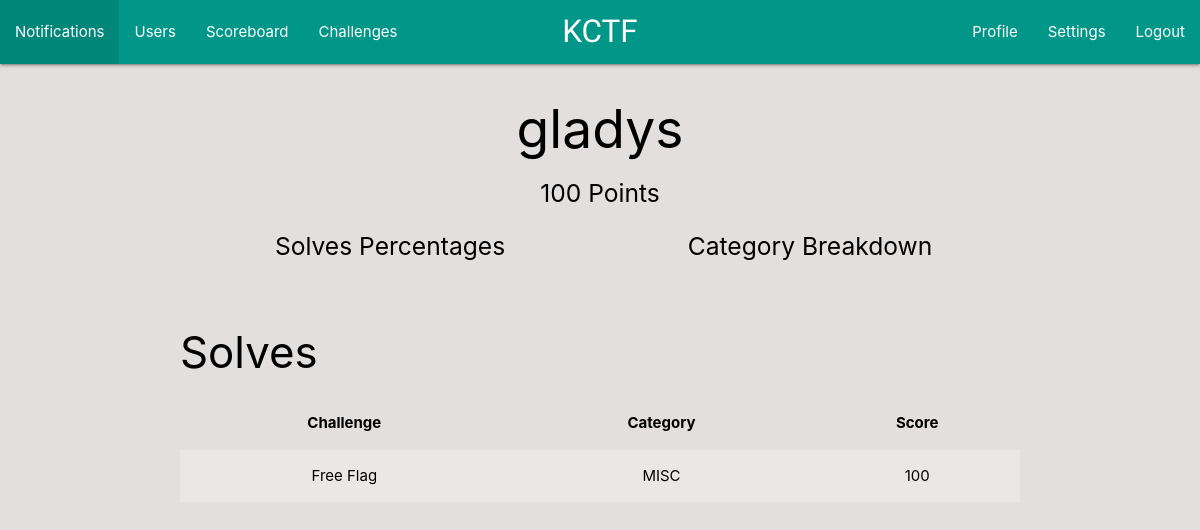
The app's page /profile/index.php (signed in) with its own data.
### tables this page shows
CREATE TABLE `users` (
  `id_user` int(11) NOT NULL,
  `username` varchar(30) NOT NULL,
  `password` char(32) NOT NULL,
  `email` varchar(50) NOT NULL,
  `affiliation` varchar(30) DEFAULT NULL,
  `role` int(11) NOT NULL,
  `status` int(11) NOT NULL
);

CREATE TABLE `challenges` (
  `id_chall` int(11) NOT NULL,
  `title` varchar(50) NOT NULL,
  `descript` text NOT NULL,
  `id_category` int(11) NOT NULL,
  `flag` varchar(50) NOT NULL,
  `hint` varchar(50) NOT NULL,
  `poin` int(11) NOT NULL,
  `status` int(11) NOT NULL
);

CREATE TABLE `category` (
  `id_category` int(11) NOT NULL,
  `category` varchar(15) NOT NULL
);

### profile/index.php (the view, shortened to what this page needs)
<!DOCTYPE html>
<html lang="en">
<head>
    <link rel="stylesheet" href="https://cdnjs.cloudflare.com/ajax/libs/materialize/1.0.0/css/materialize.min.css">
    <link rel="stylesheet" href="../assets/style.css">
</head>
<body>
    <?php
        require_once '../template/nav.php';
        require_once '../template/connection.php';
        $id = $_SESSION['id'];
        $sql = "SELECT users.username, challenges.id_chall, challenges.title, category.category , challenges.poin FROM solves
                INNER JOIN challenges ON solves.id_chall = challenges.id_chall
                INNER JOIN category ON category.id_category = challenges.id_category
                INNER JOIN users ON users.id_user = solves.id_user
                WHERE users.id_user=$id AND solves.status=1
                GROUP BY challenges.id_chall";
        $points = $conn->query($sql);
        $get_uname = $conn->query($sql)->fetch_assoc();
        $uname = $get_uname['username'];
        $score = 0;
    ?>
    <div class="container">
        <h2 class="center-align"><?php echo $uname; ?></h2>
        <?php
            while($row = $points->fetch_assoc()){
                $score += $row['poin'];
            }
        ?>
        <h5 class="center-align"><?php echo $score . " Points"; ?></h5>
        <div class="row">
            <div class="col l6">
                <h5 class="center-align">Solves Percentages</h5>
            </div>
            <div class="col l6">
                <h5 class="center-align">Category Breakdown</h5>
            </div>
        </div>
        <h3 class="bud">Solves</h3>
        <table class="striped centered">
            <thead>
                <tr>
                    <th>Challenge</th>
                    <th>Category</th>
                    <th>Score</th>
                </tr>
            </thead>
            <tbody>
                <?php
                    $result = $conn->query($sql);
                    while($row = $result->fetch_assoc()){
                ?>
                <tr>
                    <td><?php echo $row['title']; ?></td>
                    <td><?php echo $row['category']; ?></td>
                    <td><?php echo $row['poin']; ?></td>
                </tr>
                <?php } ?>
            </tbody>
        </table>
        <br>
        <br>
    </div>
</body>
</html>

### assets/style.css (style rules this page uses)
* { margin: 0; padding: 0; }
html, body { width: 100%; height: 100%; background-color:#e3dfde; color: black; }
table { margin-top: 20px; }
.bud { padding-top: 30px; }

### records on screen
users: username "gladys", challenges.title "Free Flag", category.category "MISC", challenges.poin "100"

### other values on screen
$score "100"
